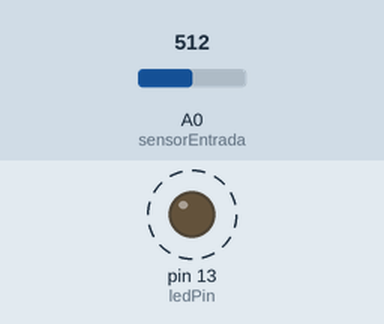
The sketch below on a simulated Arduino Uno, built with avr-gcc and run on an emulated ATmega328P. Parts: output pins drawn as LEDs (lit = HIGH). Dashed ring = blinking. The test bench sets the inputs (shaded band); at power-on: A0 (sensorEntrada) = 512. What the sketch prints to the serial monitor is not drawn.

Above: at 1.8 s.
1.9 s: A0 (sensorEntrada) set to 0
At 3.2 s:
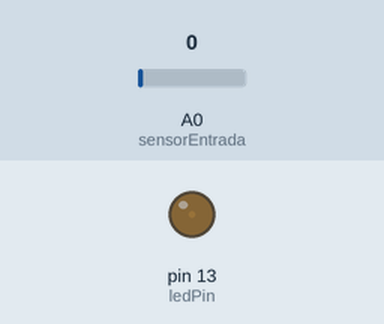
3.6 s: A0 (sensorEntrada) set to 122
At 3.9 s:
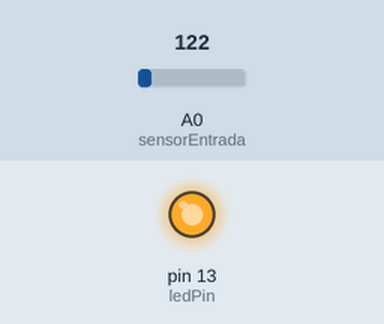
Timing chart, 0 to 13.1 s (numbered marks = the images above; inputs shaded):
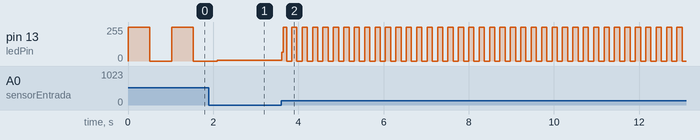

Measured:
- after the input at 3.6 s, pin 13 (ledPin): 7/255 → 66/255 at once, then moves between 0/255 and 255/255, repeating every 0.24 s
- by itself, pin 13 (ledPin): alternates 255/255 for 0.51 s and 0/255 for 0.51 s

The sketch:

CODE1SharpGP2Y0A21YK.ino
```cpp
int sensorEntrada = A0;
int ledPin = 13;
int sensorValor = 0;
void setup()
{
  Serial.begin(115200);
   pinMode(LED_BUILTIN, OUTPUT);
}
void loop()
{
  sensorValor = analogRead(sensorEntrada);
  digitalWrite(ledPin, HIGH);
  delay(sensorValor);
  digitalWrite(ledPin, LOW);
  delay(sensorValor);
  Serial.print(sensorEntrada);
  Serial.print("\n");
  Serial.print(sensorValor);
}
```
